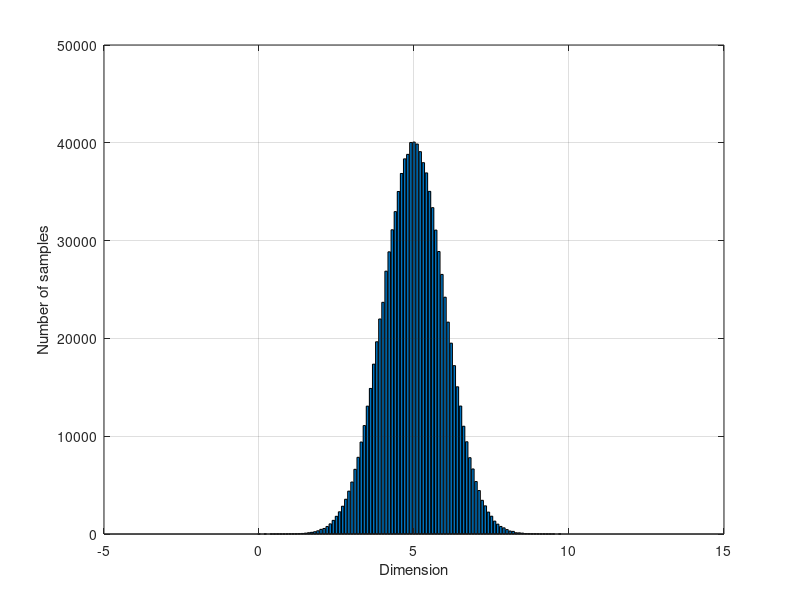
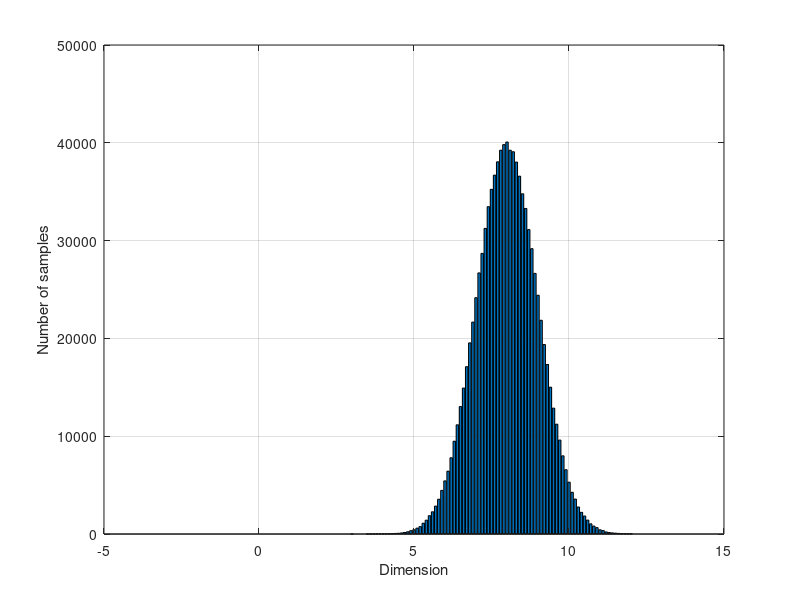
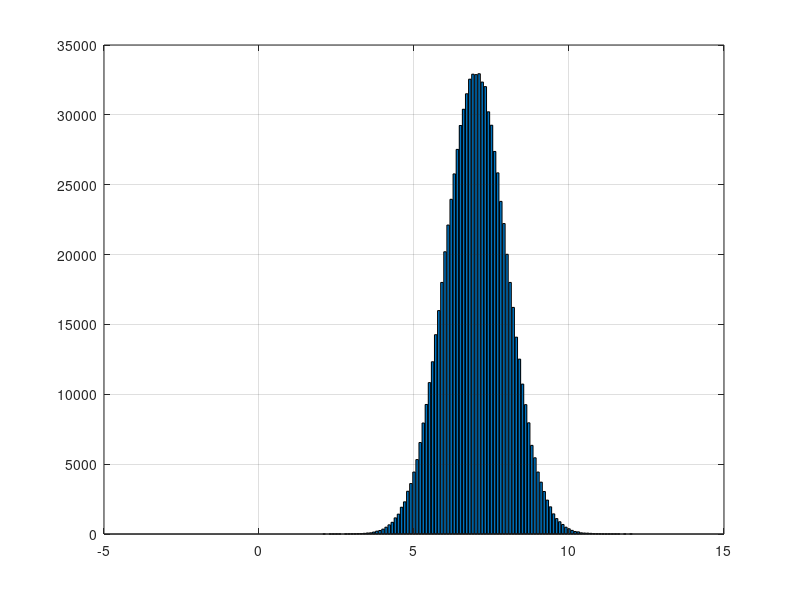
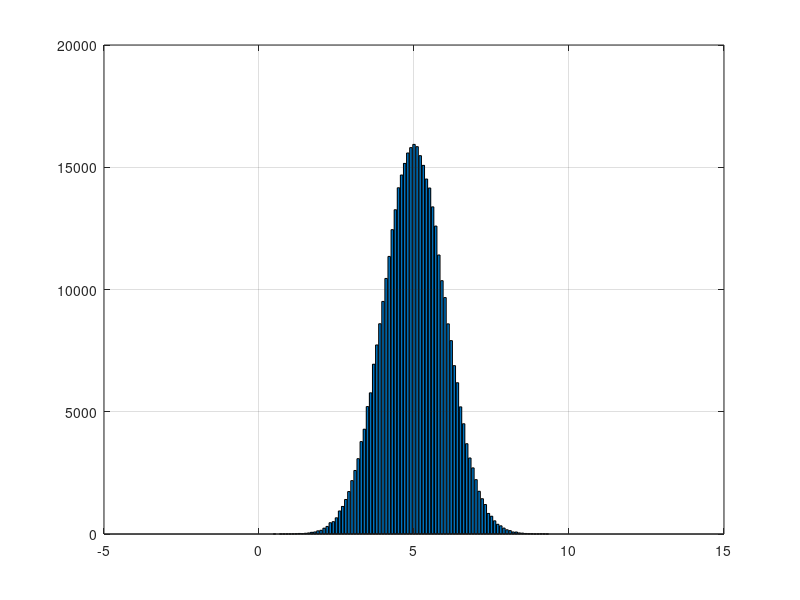

Write the MATLAB code that produced these figures, in order.

clear all
close all
clc

n = 1000000;
sigma = 1.0;
N_0 = 5;
N_s = 10;

figure(1)
data_0 = normrnd(N_0,sigma,n,1);
bins = [0:.1:12];
[y_0 x_0] = hist(data_0,bins);
bar(x_0,y_0)
xlabel('Dimension')
ylabel('Number of samples')
grid on

figure(2)
N_1 = 9;
N_2 = 8;
data_1 = normrnd(8,sigma,n,1);
[y_1 x_1] = hist(data_1,bins);
bar(x_1,y_1)
xlabel('Dimension')
ylabel('Number of samples')
grid on
y_1;
x_1;
% total up all that are already in spec
InSpec9 = 0; % aim for 9 but take any that are less then 7 out
y_T = zeros(1,length(x_1));
for i=1:length(y_1)
    if x_1(i)<=7
        InSpec9 = InSpec9 + y_1(i);
        y_T(i) = y_T(i) + y_1(i);
    else
        y_T(i) = y_T(i);
    end
end
InSpec9
data_11 = normrnd(7,sigma,n-InSpec9,1);
[y_11 x_11] = hist(data_11,bins);
figure(3)
bar(x_11,y_11)
grid on

InSpec8 = 0;  % aim for 9 but take any that are less then 7 out
for i=1:length(y_11)
    if x_1(i)<=7
        InSpec8 = InSpec8 + y_11(i);
        y_T(i) = y_T(i) + y_11(i);
    else
        y_T(i) = y_T(i);        
    end
end
InSpec8


data_111 = normrnd(5,sigma,n-InSpec9-InSpec8,1); % aim for 9 but take any that are less then 7 out
[y_111 x_111] = hist(data_111,bins);
figure(4)
bar(x_111,y_111)
grid on
for i = 1:length(bins)
    if x_1(i)<=7
        y_T(i) = y_T(i) + y_111(i);
    else
        y_T(i) = y_T(i) + y_111(i);
    end
end
sum(y_T)

figure(5)
bar(bins,y_T)
xlabel('Dimension')
ylabel('Number of samples')
line([7 7],[0 max(y_T)],'color',[1 0 0],'LineWidth',2,'LineStyle','--')
line([3 3],[0 max(y_T)],'color',[1 0 0],'LineWidth',2,'LineStyle','--')
grid on
% 
% dist = [0:0.1:10];
% tol = 0.001+0.01*dist.^2;
% figure(1)
% subplot(1,2,1)
% plot(dist,tol,'.-')
% xlabel('dist')
% ylabel('tol')
% subplot(1,2,2)
% loglog(dist,tol,'.-')
% xlabel('dist')
% ylabel('tol')

% % for cpk=1.33 for a process with dim = 1000, tol = 0.012 or
% % cpk = tol/3sigma
% % so sigma = tol/3(cpk)
% % sigma = 0.0012/3(1.33) = 0.003
% X = [999.9:0.001:1000.1]
% nr = normpdf(X,1000,0.003);
% figure(2)
% plot(X,nr,'.-')
% grid on
% 
% X_1 = [4:0.01;6];
% tol = @(dist) 0.001+0.01*dist^2;
% tol = tol(N_s);
% cpk = 0.9;
% sigma = tol/(3*cpk);
% data_1 = normpdf(X,5,sigma)
